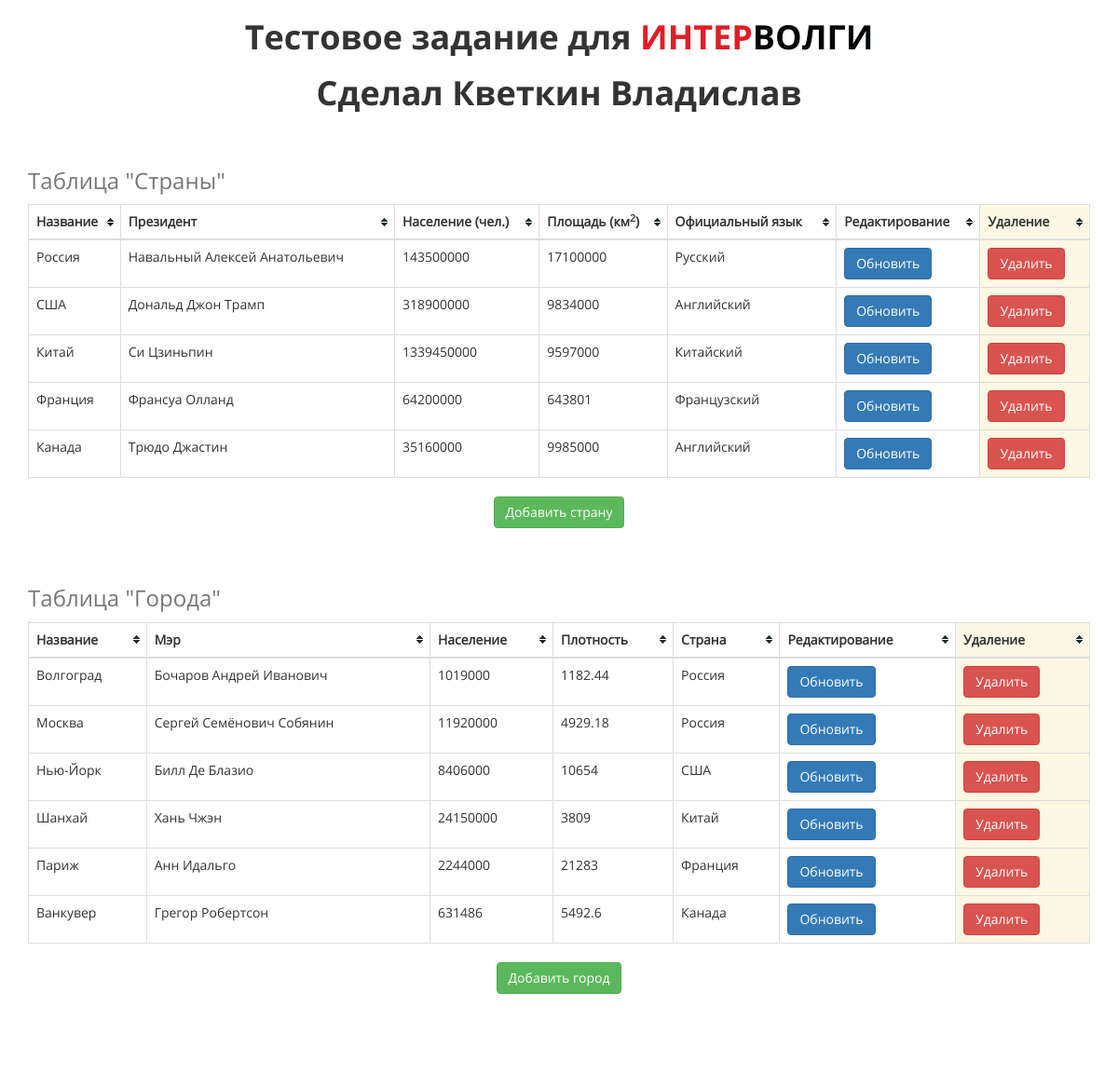
The page / on the database its author committed.
### tables this page shows
CREATE TABLE `Country` (
  `id` int(11) NOT NULL,
  `name` varchar(255) NOT NULL,
  `president` varchar(255) NOT NULL,
  `population` int(11) NOT NULL,
  `area` int(11) NOT NULL,
  `language` varchar(255) NOT NULL
);

CREATE TABLE `City` (
  `id` int(11) NOT NULL,
  `name` varchar(255) NOT NULL,
  `mayor` varchar(255) NOT NULL,
  `population` int(11) NOT NULL,
  `density` float NOT NULL,
  `countryId` int(11) NOT NULL
);

### index.php (the view, shortened to what this page needs)
<?php
  $hostname = "localhost";
  $username = "root";
  $password = "";
  $dbName = "Intervolga";
  $tableCountry = "Country";
  $tableCity = "City";
  $link = mysqli_connect($hostname, $username, $password) or die ("Не удалось подключиться к базе данных!");
  mysqli_select_db($link, $dbName) or die (mysqli_error($link));
  $queryCountry = "SELECT id, name, president, population, area, language FROM $tableCountry";
  $queryCity = "SELECT id, name, mayor, population, density, countryId FROM $tableCity";
  $resCountry = mysqli_query($link, $queryCountry) or die(mysqli_error($link));
  $resCity = mysqli_query($link, $queryCity) or die(mysqli_error($link));
?>
<!DOCTYPE html>
<html>
<head>
  <link href="css/tableSorter/style.css" rel="stylesheet">
  <link href="css/bootstrap/css/bootstrap.min.css" rel="stylesheet">
  <link href="css/style.css" rel="stylesheet">
</head>
<body>
  <header class="main-header">
    <h1 class="main-header__title">Тестовое задание для <span class="main-header__inter">ИНТЕР</span><span class="main-header__volga">ВОЛГИ</span></h1>
    <h1 class="main-header__author">Сделал Кветкин Владислав</h1>
  </header>
  <main class="container">
    <div class="countries row">
      <div class="col-md-12">
        <table class="tablesorter table table-bordered table-hover" id="table-countries">
          <caption class="table__caption">
            Таблица "Страны"
          </caption>
          <thead>
            <tr>
              <th>Название</th>
              <th>Президент</th>
              <th>Население (чел.)</th>
              <th>Площадь (км<sup>2</sup>)</th>
              <th>Официальный язык</th>
              <th>Редактирование</th>
              <th class="warning">Удаление</th>
            </tr>
          </thead>
          <tbody>
          	<?php
              while ($row = mysqli_fetch_array($resCountry)) {
                echo ("<tr>");
                echo ("<td>".$row['name']."</td>");
                echo ("<td>".$row['president']."</td>");
                echo ("<td>".$row['population']."</td>");
                echo ("<td>".$row['area']."</td>");
                echo ("<td>".$row['language']."</td>");
                echo ("<td>"."<a class=\"btn btn-primary\" href=\"php/update/update-country.php?id=".$row['id']."\">Обновить</a></td>");
                echo ("<td class=\"warning\">"."<a onclick=\"deleteCountry(event)\" class=\"btn btn-danger\" href=\"php/delete/delete-country.php?id=".$row['id']."\">Удалить</a></td>");
                echo ("</tr>");
              }
            ?>
          </tbody>
        </table>
      </div>
      <div class="create-country col-md-12">
        <a class="btn btn-success" href="php/create/create-country.html">Добавить страну</a>
      </div>
    </div>
    <div class="cities row">
      <div class="col-md-12">
        <table class="tablesorter table table-bordered table-hover" id="table-cities">
          <caption class="table__caption">
            Таблица "Города"
          </caption>
          <thead>
            <tr>
              <th>Название</th>
              <th>Мэр</th>
              <th>Население</th>
              <th>Плотность</th>
              <th>Страна</th>
              <th>Редактирование</th>
              <th class="warning">Удаление</th>
            </tr>
          </thead>
          <tbody>
          	<?php
              while ($row = mysqli_fetch_array($resCity)) {
                $queryCountryName = "SELECT name FROM $tableCountry WHERE id=".$row['countryId'];
                $resCountryName = mysqli_query($link, $queryCountryName) or die(mysqli_error($link));
                $countryName = mysqli_fetch_array($resCountryName)["name"];
                echo ("<tr>");
                echo ("<td>".$row['name']."</td>");
                echo ("<td>".$row['mayor']."</td>");
                echo ("<td>".$row['population']."</td>");
                echo ("<td>".$row['density']."</td>");
                echo ("<td>".$countryName."</td>");
                echo ("<td>"."<a class=\"btn btn-primary\" href=\"php/update/update-city.php?id=".$row['id']."\">Обновить</a></td>");
                echo ("<td class=\"warning\">"."<a class=\"btn btn-danger\" href=\"php/delete/delete-city.php?id=".$row['id']."\">Удалить</a></td>");
                echo ("</tr>");
              }
            ?>
          </tbody>
        </table>
      </div>
      <div class="create-city col-md-12">
        <a class="btn btn-success" href="php/create/create-city.php">Добавить город</a>
      </div>
    </div>
  </main>
</body>
</html>

### css/tableSorter/style.css (style rules this page uses)
table.tablesorter thead tr .header { background-image: url(bg.gif); background-repeat: no-repeat; background-position: center right; cursor: pointer; }

### css/style.css (style rules this page uses)
body { font-family: "OpenSansRegular"; }
.main-header { margin-bottom: 50px; font-family: "OpenSansBold"; font-size: 32px; text-align: center; }
.main-header__inter { color: #DF1E26; }
.main-header__volga { color: #040707; }
.countries { margin-bottom: 50px; }
.cities { margin-bottom: 100px; }
.table__caption { font-size: 24px; }
.create-country, .create-city { display: flex; justify-content: center; }

### rows shown on the page
country: name "Россия", president "Навальный Алексей Анатольевич", population "143500000", area "17100000", language "Русский"
country: name "США", president "Дональд Джон Трамп", population "318900000", area "9834000", language "Английский"
country: name "Китай", president "Си Цзиньпин", population "1339450000", area "9597000", language "Китайский"
country: name "Франция", president "Франсуа Олланд", population "64200000", area "643801", language "Французский"
country: name "Канада", president "Трюдо Джастин", population "35160000", area "9985000", language "Английский"
city: name "Волгоград", mayor "Бочаров Андрей Иванович", population "1019000", density "1182.44", countryId.name "Россия"
city: name "Москва", mayor "Сергей Семёнович Собянин", population "11920000", density "4929.18", countryId.name "Россия"
city: name "Нью-Йорк", mayor "Билл Де Блазио", population "8406000", density "10654", countryId.name "США"
city: name "Шанхай", mayor "Хань Чжэн", population "24150000", density "3809", countryId.name "Китай"
city: name "Париж", mayor "Анн Идальго", population "2244000", density "21283", countryId.name "Франция"
city: name "Ванкувер", mayor "Грегор Робертсон", population "631486", density "5492.6", countryId.name "Канада"
